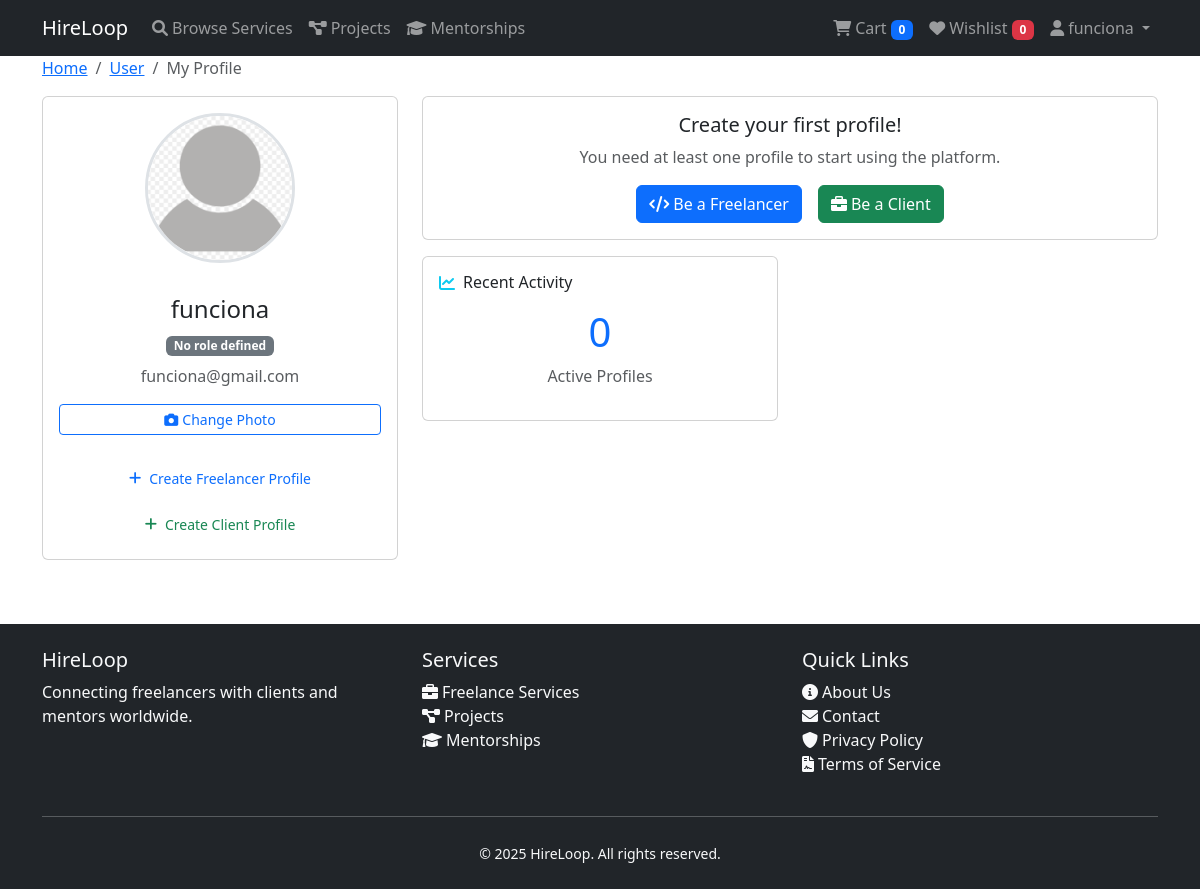
The page /core/profile/ (signed in) on the database as committed earlier.
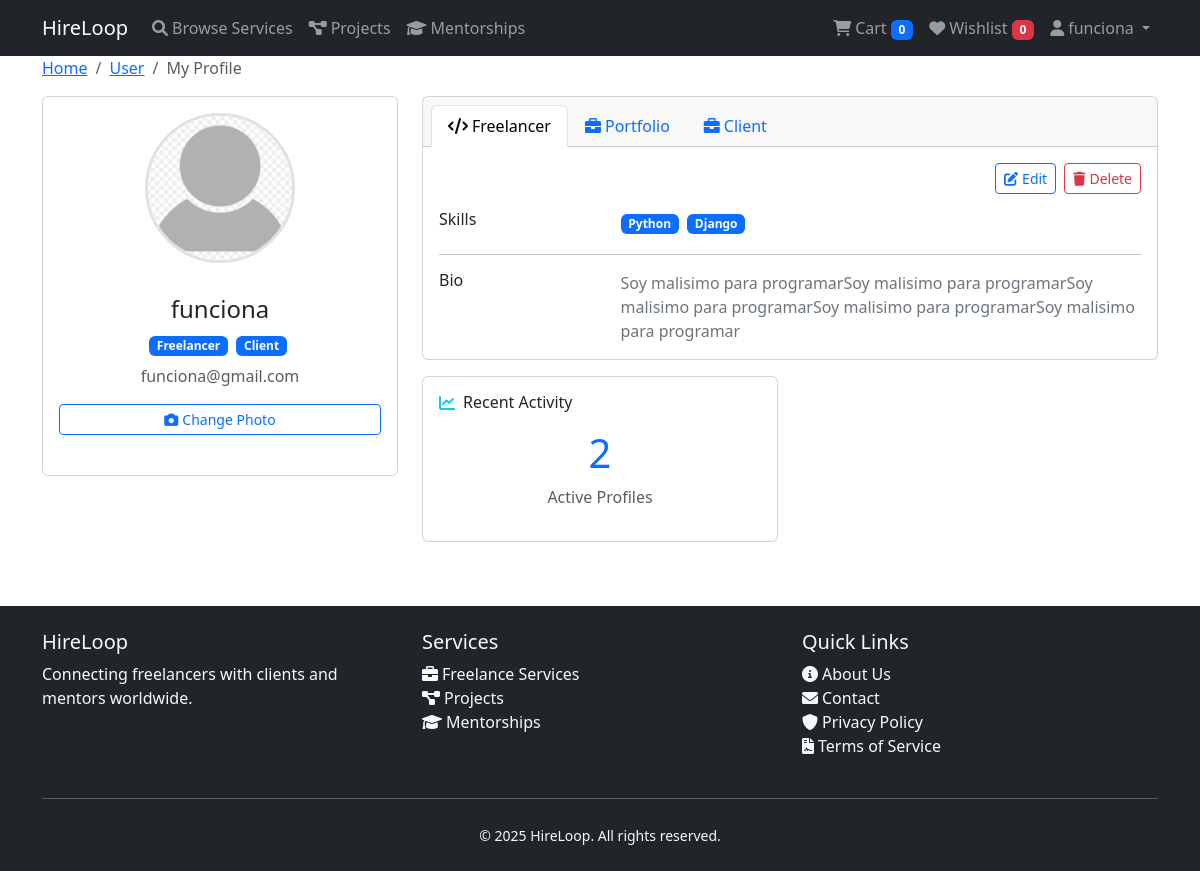
The same page on the database as committed later.
### core/models.py (models this page shows, shortened)
class User(AbstractUser):
    id = models.UUIDField(primary_key=True, default=uuid.uuid4, editable=False)
    email = models.EmailField(unique=True)
    profile_image = models.ImageField(
        upload_to='profiles/',
        blank=True,
        null=True,
        help_text="Upload a profile image",
    )
    USERNAME_FIELD = 'username'
    REQUIRED_FIELDS = ['email']
    def get_roles(self):
        roles = []
        if hasattr(self, 'freelancer_profile'):
            roles.append('Freelancer')
        if hasattr(self, 'client_profile'):
            roles.append('Client')
        return roles

class FreelancerProfile(models.Model):
    id = models.UUIDField(primary_key=True, default=uuid.uuid4, editable=False)
    user = models.OneToOneField(User, on_delete=models.CASCADE, related_name='freelancer_profile')
    bio = models.TextField(max_length=500, blank=True)
    skills = models.CharField(
        max_length=500,
        blank=True,
        help_text="Enter skills separated by commas",
        verbose_name="Skills"
    )
    created_at = models.DateTimeField(auto_now_add=True)
    updated_at = models.DateTimeField(auto_now=True)

### core/views/profile_views.py (the view, shortened to what this page needs)
# urls.py: path('profile/', ProfileDetailView.as_view(), name='profile_detail'),
class ProfileDetailView(LoginRequiredMixin, TemplateView):
    template_name = 'core/multi_profile_detail.html'
    def __init__(self, *args, **kwargs):
        super().__init__(*args, **kwargs)
        self.profile_service = ProfileService()
        self.context_provider = ProfileContextProvider(self.profile_service)
        self.action_dispatcher = ActionDispatcher(self.profile_service)
    def get_context_data(self, **kwargs):
        context = super().get_context_data(**kwargs)
        profile_context = self.context_provider.get_context_data(self.request.user)
        context.update(profile_context)
        return context

### core/templates/core/multi_profile_detail.html (shortened to what this page needs)
{% extends "base.html" %}
{% load static %}
{% block content %}
<div class="container">
    <div class="main-body">
        <nav aria-label="breadcrumb" class="main-breadcrumb">
            <ol class="breadcrumb">
                <li class="breadcrumb-item"><a href="">Home</a></li>
                <li class="breadcrumb-item"><a href="javascript:void(0)">User</a></li>
                <li class="breadcrumb-item active" aria-current="page">My Profile</li>
            </ol>
        </nav>
        <div class="row gutters-sm">
            <div class="col-md-4 mb-3">
                <div class="card">
                    <div class="card-body">
                        <div class="d-flex flex-column align-items-center text-center">
                            <div class="profile-image-container mb-3">
                                <img src="{{ profile_image_url }}" alt="Profile" class="rounded-circle profile-image">
                            </div>
                            <div class="mt-3 w-100">
                                <h4>{{ user_profile.username }}</h4>
                                <div class="mb-2">
                                    {% for role in user_roles %}
                                    <span class="badge bg-primary me-1">{{ role|title }}</span>
                                    {% empty %}
                                    <span class="badge bg-secondary">No role defined</span>
                                    {% endfor %}
                                </div>
                                <p class="text-muted font-size-sm">{{ user_profile.email }}</p>
                                <div class="mb-3">
                                    <button class="btn btn-outline-primary btn-sm w-100 mb-2" data-bs-toggle="collapse"
                                        data-bs-target="#imageUploadForm">
                                        <i class="fas fa-camera me-1"></i>Change Photo
                                    </button>
                                </div>
                                {% if not has_freelancer %}
                                <a href="{% url 'core:freelancer_profile_create' %}"
                                    class="btn btn-outline-primary profile-action-btn mb-2">
                                    <i class="fas fa-plus me-2"></i>Create Freelancer Profile
                                </a>
                                {% endif %}
                                {% if not has_client %}
                                <a href="{% url 'core:client_profile_create' %}"
                                    class="btn btn-outline-success profile-action-btn">
                                    <i class="fas fa-plus me-2"></i>Create Client Profile
                                </a>
                                {% endif %}
                            </div>
                        </div>
                    </div>
                </div>
            </div>
            <div class="col-md-8">
                {% if user_roles %}
                <div class="card mb-3">
                    <div class="card-header">
                        <ul class="nav nav-tabs card-header-tabs" id="profileTabs" role="tablist">
                            {% if has_freelancer %}
                            <li class="nav-item" role="presentation">
                                <button class="nav-link {% if primary_role == 'freelancer' %}active{% endif %}"
                                    id="freelancer-tab" data-bs-toggle="tab" data-bs-target="#freelancer-content"
                                    type="button" role="tab">
                                    <i class="fas fa-code me-1"></i>Freelancer
                                </button>
                            </li>
                            <li class="nav-item" role="presentation">
                                <button class="nav-link" id="portfolio-tab" data-bs-toggle="tab"
                                    data-bs-target="#portfolio-content" type="button" role="tab">
                                    <i class="fas fa-briefcase me-1"></i>Portfolio
                                </button>
                            </li>
                            {% endif %}
                            {% if has_client %}
                            <li class="nav-item" role="presentation">
                                <button
                                    class="nav-link {% if primary_role == 'client' or not has_freelancer %}active{% endif %}"
                                    id="client-tab" data-bs-toggle="tab" data-bs-target="#client-content" type="button"
                                    role="tab">
                                    <i class="fas fa-briefcase me-1"></i>Client
                                </button>
                            </li>
                            {% endif %}
                        </ul>
                    </div>
                    <div class="tab-content" id="profileTabContent">
                        {% if has_freelancer %}
                        <div class="tab-pane fade {% if primary_role == 'freelancer' %}show active{% endif %}"
                            id="freelancer-content" role="tabpanel">
                            <div class="card-body">
                                <div class="d-flex justify-content-end mb-3 gap-2">
                                    <button class="btn btn-outline-primary btn-sm" type="button"
                                        data-bs-toggle="collapse" data-bs-target="#editFreelancerForm">
                                        <i class="fas fa-edit me-1"></i>Edit
                                    </button>
                                    <form method="post" style="display: inline;">
                                        <button type="submit" class="btn btn-outline-danger btn-sm"
                                            onclick="return confirm('Are you sure you want to delete your freelancer profile? This action cannot be undone.')">
                                            <i class="fas fa-trash me-1"></i>Delete
                                        </button>
                                    </form>
                                </div>
                                <div class="row">
                                    <div class="col-sm-3">
                                        <h6 class="mb-0">Skills</h6>
                                    </div>
                                    <div class="col-sm-9 text-secondary">
                                        {% if profiles.freelancer_skills %}
                                        {% for skill in profiles.freelancer_skills %}
                                        <span class="badge bg-primary me-1 mb-1">{{ skill.name }}</span>
                                        {% endfor %}
                                        {% else %}
                                        <span class="text-muted">No skills registered</span>
                                        {% endif %}
                                    </div>
                                </div>
                                <hr>
                                <div class="row">
                                    <div class="col-sm-3">
                                        <h6 class="mb-0">Bio</h6>
                                    </div>
                                    <div class="col-sm-9 text-secondary">
                                        {{ profiles.freelancer.bio|default:"No bio available" }}
                                    </div>
                                </div>
                            </div>
                        </div>
                        {% endif %}
                    </div>
                </div>
                {% else %}
                <div class="card mb-3">
                    <div class="card-body text-center">
                        <h5>Create your first profile!</h5>
                        <p class="text-muted">You need at least one profile to start using the platform.</p>
                        <div class="d-flex justify-content-center gap-3">
                            <a href="{% url 'core:freelancer_profile_create' %}" class="btn btn-primary">
                                <i class="fas fa-code me-1"></i>Be a Freelancer
                            </a>
                            <a href="{% url 'core:client_profile_create' %}" class="btn btn-success">
                                <i class="fas fa-briefcase me-1"></i>Be a Client
                            </a>
                        </div>
                    </div>
                </div>
                {% endif %}
                <div class="row gutters-sm">
                    <div class="col-sm-6 mb-3">
                        <div class="card h-100">
                            <div class="card-body">
                                <h6 class="d-flex align-items-center mb-3">
                                    <i class="fas fa-chart-line text-info me-2"></i>Recent Activity
                                </h6>
                                <div class="text-center">
                                    <div class="display-6 text-primary mb-2">{{ user_roles|length }}</div>
                                    <p class="text-muted">Active Profiles</p>
                                </div>
                            </div>
                        </div>
                    </div>
                </div>
            </div>
        </div>
    </div>
</div>
{% endblock %}

### templates/base.html (shortened to what this page needs)
<!DOCTYPE html>
<html lang="en">
<head>
    <link href="https://cdn.jsdelivr.net/npm/bootstrap@5.3.0/dist/css/bootstrap.min.css" rel="stylesheet">
    <link href="https://cdnjs.cloudflare.com/ajax/libs/font-awesome/6.0.0/css/all.min.css" rel="stylesheet">
</head>
<body>
    <nav class="navbar navbar-expand-lg navbar-dark bg-dark">
        <div class="container">
            <a class="navbar-brand" href="">HireLoop</a>
            <div class="collapse navbar-collapse" id="navbarNav">
                <ul class="navbar-nav me-auto">
                    <li class="nav-item">
                        <a class="nav-link" href="">
                            <i class="fas fa-search me-1"></i>Browse Services
                        </a>
                    </li>
                    <li class="nav-item">
                        <a class="nav-link" href="">
                            <i class="fas fa-project-diagram me-1"></i>Projects
                        </a>
                    </li>
                    <li class="nav-item">
                        <a class="nav-link" href="">
                            <i class="fas fa-graduation-cap me-1"></i>Mentorships
                        </a>
                    </li>
                </ul>
                <ul class="navbar-nav">
                    {% if user.is_authenticated %}
                    <li class="nav-item">
                        <a class="nav-link" href="">
                            <i class="fas fa-shopping-cart me-1"></i>Cart
                            <span class="badge bg-primary">0</span>
                        </a>
                    </li>
                    <li class="nav-item">
                        <a class="nav-link" href="">
                            <i class="fas fa-heart me-1"></i>Wishlist
                            <span class="badge bg-danger">0</span>
                        </a>
                    </li>
                    <li class="nav-item dropdown">
                        <a class="nav-link dropdown-toggle" href="#" id="navbarDropdown" role="button"
                            data-bs-toggle="dropdown" aria-expanded="false">
                            <i class="fas fa-user me-1"></i>{{ user.username }}
                        </a>
                    </li>
                    {% endif %}
                </ul>
            </div>
        </div>
    </nav>
    <main>
        {% block content %}
        {% endblock %}
    </main>
    <footer class="bg-dark text-light mt-5 py-4">
        <div class="container">
            <div class="row">
                <div class="col-md-4">
                    <h5>HireLoop</h5>
                    <p>Connecting freelancers with clients and mentors worldwide.</p>
                </div>
                <div class="col-md-4">
                    <h5>Services</h5>
                    <ul class="list-unstyled">
                        <li><a href="" class="text-light text-decoration-none">
                                <i class="fas fa-briefcase me-1"></i>Freelance Services
                            </a></li>
                        <li><a href="" class="text-light text-decoration-none">
                                <i class="fas fa-project-diagram me-1"></i>Projects
                            </a></li>
                        <li><a href="" class="text-light text-decoration-none">
                                <i class="fas fa-graduation-cap me-1"></i>Mentorships
                            </a></li>
                    </ul>
                </div>
                <div class="col-md-4">
                    <h5>Quick Links</h5>
                    <ul class="list-unstyled">
                        <li><a href="#" class="text-light text-decoration-none">
                                <i class="fas fa-info-circle me-1"></i>About Us
                            </a></li>
                        <li><a href="#" class="text-light text-decoration-none">
                                <i class="fas fa-envelope me-1"></i>Contact
                            </a></li>
                        <li><a href="#" class="text-light text-decoration-none">
                                <i class="fas fa-shield-alt me-1"></i>Privacy Policy
                            </a></li>
                        <li><a href="#" class="text-light text-decoration-none">
                                <i class="fas fa-file-contract me-1"></i>Terms of Service
                            </a></li>
                    </ul>
                </div>
            </div>
            <hr class="my-4">
            <div class="text-center">
                <small>&copy; {% now "Y" %} HireLoop. All rights reserved.</small>
            </div>
        </div>
    </footer>
</body>
</html>

Rows that differ between the two databases and show on the page:
added FreelancerProfile: freelancer.bio "Soy malisimo para programarSoy malisimo para programarSoy malisimo para programarSoy malisimo para programarSoy malisimo para programar"
Other text that changed with them:
{{ user_roles|length }}: "0" → "2"
new list line: "Freelancer"
new list line: "Client"
text no longer shown: "No role defined Create Freelancer Profile Create Client Profile Create your first profile! You need at least one profile to start using the platform. Be a Freelancer Be a Client"
text now shown: "Freelancer Portfolio Client Edit Delete Skills Bio"
new list line: "Python"
new list line: "Django"
